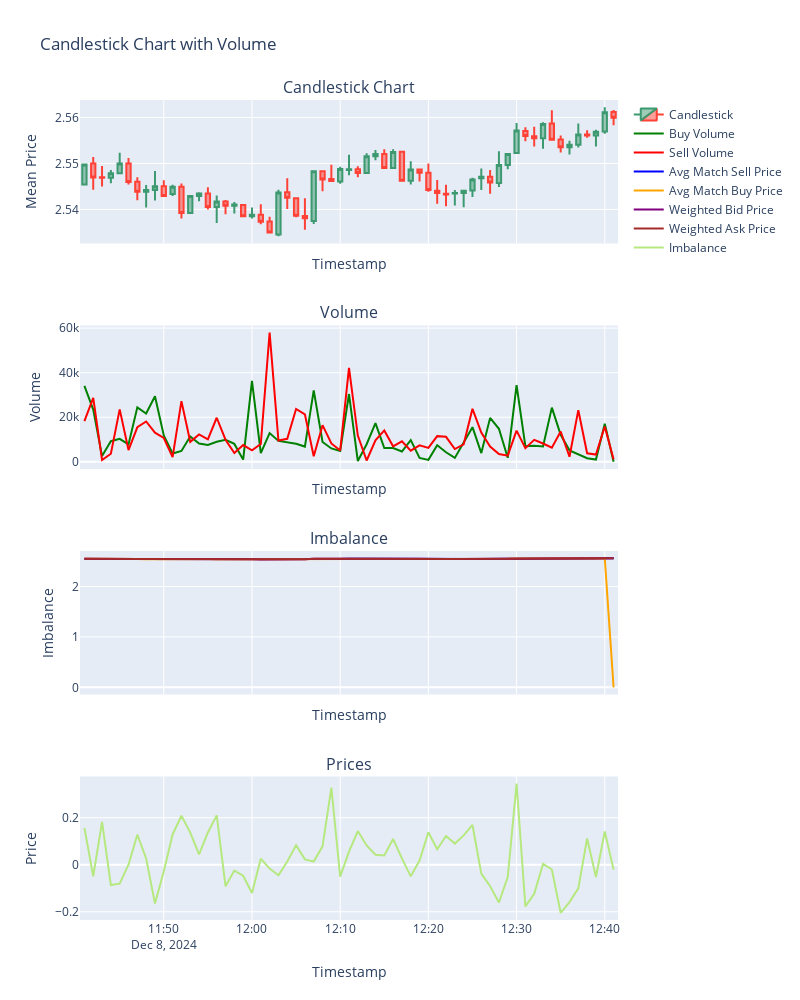

The cell this chart's notebook holds for it:
### Code cell
import plotly.graph_objects as go
from plotly.subplots import make_subplots

# Create subplots with shared x-axis
fig = make_subplots(rows=4, cols=1, shared_xaxes=True, 
                    vertical_spacing=0.1, 
                    subplot_titles=('Candlestick Chart', 'Volume', 'Imbalance', 'Prices'))

# Add candlestick chart to the first subplot
fig.add_trace(go.Candlestick(
    x=candlestick_df.index,
    open=candlestick_df['mean_open'],
    high=candlestick_df['mean_high'],
    low=candlestick_df['mean_low'],
    close=candlestick_df['mean_close'],
    name='Candlestick'
), row=1, col=1)

# Add buy_volume line to the second subplot
fig.add_trace(go.Scatter(
    x=df_match_agg['timestamp'],
    y=df_match_agg['buy_volume'],
    mode='lines',
    name='Buy Volume',
    line=dict(color='green')
), row=2, col=1)

# Add sell_volume line to the second subplot
fig.add_trace(go.Scatter(
    x=df_match_agg['timestamp'],
    y=df_match_agg['sell_volume'],
    mode='lines',
    name='Sell Volume',
    line=dict(color='red')
), row=2, col=1)

# Add average match sell price, average match buy price, weighted bid price, and weighted ask price to the fourth subplot
fig.add_trace(go.Scatter(
    x=df_deep5_interval['timestamp'],
    y=df_match_agg['avg_match_sell_price'],
    mode='lines',
    name='Avg Match Sell Price',
    line=dict(color='blue')
), row=3, col=1)

fig.add_trace(go.Scatter(
    x=df_deep5_interval['timestamp'],
    y=df_match_agg['avg_match_buy_price'],
    mode='lines',
    name='Avg Match Buy Price',
    line=dict(color='orange')
), row=3, col=1)

fig.add_trace(go.Scatter(
    x=df_deep5_interval['timestamp'],
    y=df_deep5_interval['weighted_avg_bid_price'],
    mode='lines',
    name='Weighted Bid Price',
    line=dict(color='purple')
), row=3, col=1)

fig.add_trace(go.Scatter(
    x=df_deep5_interval['timestamp'],
    y=df_deep5_interval['weighted_avg_ask_price'],
    mode='lines',
    name='Weighted Ask Price',
    line=dict(color='brown')
), row=3, col=1)

# Add imbalance line to the third subplot
fig.add_trace(go.Scatter(
    x=df_deep5_interval['timestamp'],
    y=df_deep5_interval['imbalance'],
    mode='lines',
    name='Imbalance'
), row=4, col=1)


# Update layout for better visualization
fig.update_layout(
    title='Candlestick Chart with Volume',
    xaxis_title='Timestamp',
    yaxis_title='Mean Price',
    xaxis2_title='Timestamp',
    yaxis2_title='Volume',
    xaxis3_title='Timestamp',
    yaxis3_title='Imbalance',
    xaxis4_title='Timestamp',
    yaxis4_title='Price',
    xaxis_rangeslider_visible=False,
    hovermode='x unified',  # Enable cursor lines indicating x and y axis
    width=800,  # Set the width of the chart
    height=1000   # Set the height of the chart
)

# Display the chart
fig.show()
